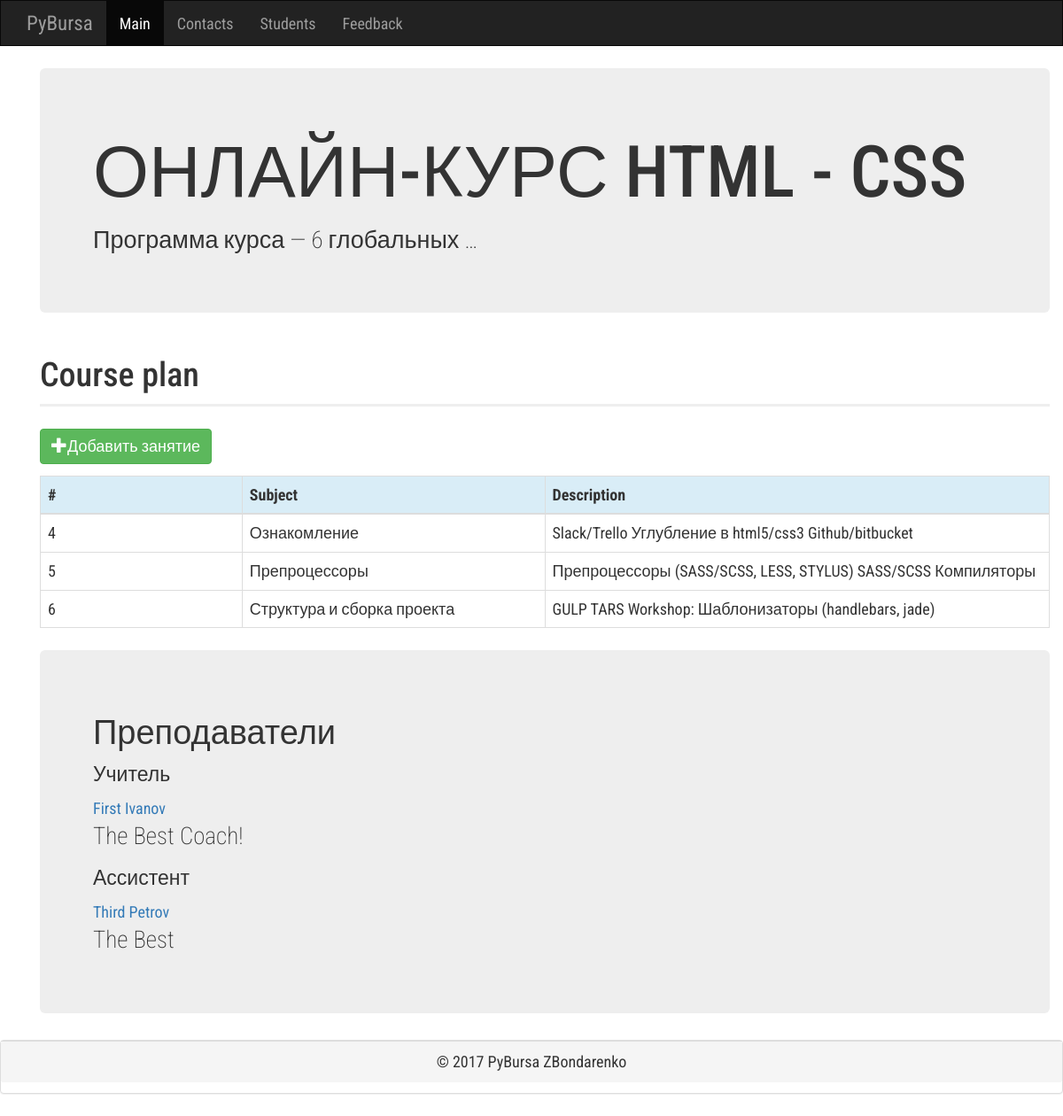
The page /courses/1/ on the database its author committed.
### courses/models.py (models this page shows, shortened)
class Course(models.Model):
	name = models.CharField('Название',max_length=200)
	short_description = models.CharField('Кратное описание',max_length=200)
	description = models.TextField('Детальная информация')
	coach = models.ForeignKey(Coach, null = True, blank = True, related_name='coach_courses')
	assistant = models.ForeignKey(Coach, null = True, blank = True, related_name='assistant_courses')

class Lesson(models.Model):
    subject = models.CharField('Тема',max_length=200)
    description = models.TextField('Описание')
    course = models.ForeignKey(Course)
    order = models.PositiveIntegerField()

### coaches/models.py (models this page shows, shortened)
class Coach(models.Model):
	user = models.OneToOneField(User)
	date_of_birth = models.DateField()
	gender = models.CharField(max_length=1, choices=(('M', 'Male'),('F', 'Female')))
	phone = models.CharField(max_length=10)
	address = models.CharField(max_length=50)
	skype = models.CharField(max_length=20)
	description = models.TextField()
	def first_name(self):
		return self.user.first_name
	def last_name(self):
		return self.user.last_name

### courses/views.py (the view)
# urls.py: url(r'^(?P<pk>\d+)/$',views.CourseDetailView.as_view(), name='detail'),
class CourseDetailView(DetailView):
    model = Course
    context_object_name = 'course'
    template_name = 'courses/detail.html'
    def get_context_data(self, **kwargs):
        context = super(CourseDetailView,self).get_context_data(**kwargs)
        context["lessons"] = Lesson.objects.filter(course_id = self.object)
        context['course'] = Course.objects.get(id=self.object.pk)
        logger.debug("Courses detail view has been debugged")
        logger.info("Logger of courses detail view informs you!")
        logger.warning("Logger of courses detail view warns you!")
        logger.error("Courses detail view went wrong!")
        return context

### templates/courses/detail.html (shortened to what this page needs)
{% extends "base.html" %}
{% block nav_class_index %}active{% endblock nav_class_index %}
{% block content %}
{% load static %}
    <div class="page-content">
        <div class="container">
            <div class="jumbotron">
                <h1>{{ course.name }}</h1>
                <p>{{ course.description|truncatechars:32 }}
            </div>
            <h2 class="page-header">Course plan</h2>
<p><a href="{% url 'courses:add-lesson' course.id %}" class="btn btn-success" role="button">
<span class="glyphicon glyphicon-plus"></span>Добавить занятие</a></p>
            <div class="table-responsive">
                <table class="table table-bordered courses-table">
                    <thead>
                        <tr class="info">
                            <th>#</th>
                            <th class="courses-table__name">Subject</th>
                            <th>Description</th>
                        </tr>
                    </thead>
                     <tbody>
        {% for l in lessons %}
          <tr>
            <td>{{ l.order }}</td>
            <td style="width:17%">{{ l.subject }}</td>
            <td style="width:50%">{{ l.description }}</td>
          </tr>
        {% endfor %}
</tbody>
                </table>
            </div>
    <div class="jumbotron">
        <h2>Преподаватели</h2>
    <div><h4>Учитель</h4>
     <a href="{% url 'coaches:detail' course.coach.id %}">{{ course.coach.first_name }} {{ course.coach.last_name }}</a>
    </div>
    <p>{{ course.coach.description }}</p>
   <div><h4>Ассистент</h4>
    <a href="{% url 'coaches:detail' course.assistant.id %}">{{ course.assistant.first_name }} {{ course.assistant.last_name }}</a>
    </div>
    <p>{{ course.assistant.description }}</p>
</div>
        </div>
    </div>
{% endblock content %}

### static/css/style.css (style rules this page uses)
.page-header { border-width: 3px; }
.courses-table__name { width: 30%; }

### rows shown on the page
Course: name "ОНЛАЙН-КУРС HTML - CSS", description "Программа курса — 6 глобальных …", coach.first_name "First", coach.last_name "Ivanov", coach.description "The Best Coach!", assistant.first_name "Third", assistant.last_name "Petrov", assistant.description "The Best"
Lesson: order "4", subject "Ознакомление", description "Slack/Trello Углубление в html5/css3 Github/bitbucket"
Lesson: order "5", subject "Препроцессоры", description "Препроцессоры (SASS/SCSS, LESS, STYLUS) SASS/SCSS Компиляторы"
Lesson: order "6", subject "Структура и сборка проекта", description "GULP TARS Workshop: Шаблонизаторы (handlebars, jade)"
